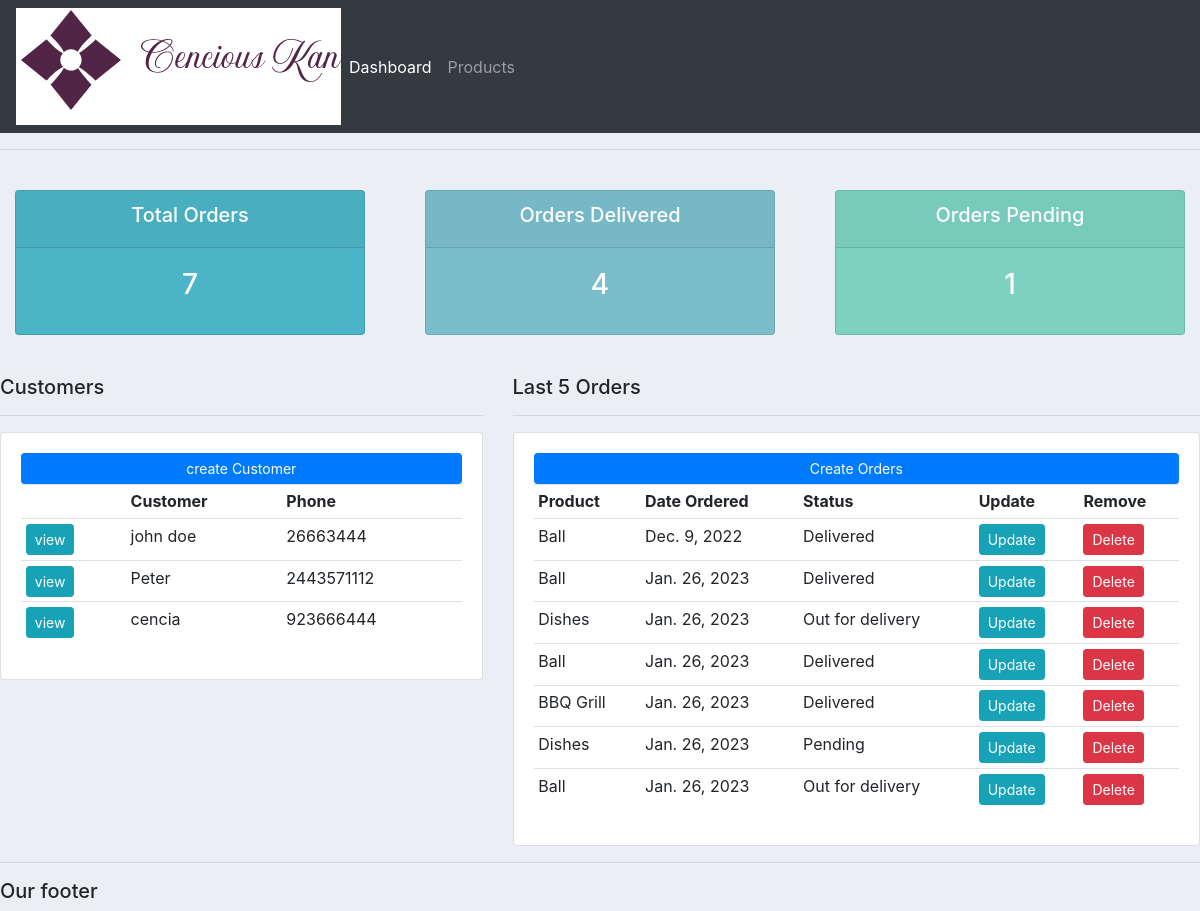
The page / on the database its author committed.
### accounts/models.py (models this page shows, shortened)
class Customer(models.Model):
    name = models.CharField(max_length=200, null=True)
    phone = models.CharField(max_length=200, null=True)
    email = models.EmailField(max_length=200, null=True)
    date_created = models.DateField(auto_now_add=True, null=True)

class Order(models.Model):
    STATUS=(
            ('Pending', 'pending'),
            ('Out for delivery', 'out for delivery'),
            ('Delivered', 'delivered'),
        )
    customer= models.ForeignKey(Customer, null=True, on_delete=models.SET_NULL)
    products= models.ForeignKey(Product, null=True, on_delete=models.SET_NULL)
    date_created=models.DateField(auto_now_add=True, null=True)
    status= models.CharField(max_length=200, null=True, choices=STATUS)

class Product(models.Model):
    CATEGORY=(
        ('Indoor','Indoor'),
        ('Outdoor', 'outdoor'),
    )
    name=models.CharField(max_length=200, null=True)
    price=models.FloatField(null=True)
    category=models.CharField(max_length=200, null=True, choices=CATEGORY)
    description=models.CharField(max_length=200, null=True)
    date_created= models.DateField(auto_now_add=True, null=True)
    tags=models.ManyToManyField(Tag)
    def __str__(self):
        return self.name

### accounts/views.py (the view)
# urls.py: path('',views.home, name="home"),
def home(request):
    orders = Order.objects.all()
    customers = Customer.objects.all()
    total_customers =customers.count()
    total_orders = orders.count()
    delivered = orders.filter(status='Delivered').count()
    pending = orders.filter(status='Pending').count()
    context = {'orders':orders, 'customers':customers,
    'pending':pending,
    'delivered':delivered,'total_orders':total_orders}
    return render(request,'accounts/dashboard.html', context)

### accounts/templates/accounts/dashboard.html
{%extends 'accounts/main.html' %}
{% load static%}
{%block element%}
{% include 'accounts/status.html' %}
<br>
<div class="row">
    <div class="col-md-5">
        <h5>Customers</h5>
        <hr>
        <div class="card card-body">
            <a class="btn btn-primary btn-sm btn-block" href="">create Customer</a>
            <table class="table table-sm">
                <tr>
                    <th></th>
                    <th>Customer</th>
                    <th>Phone</th>
                </tr>
                {% for customer in customers%}
                <tr>
                    <td><a class="btn btn-sm btn-info" href="{% url 'customer' customer.id %}">view</a></td>
                    <td>{{customer.name}} </td>
                    <td>{{customer.phone}} </td>
                </tr>
                {% endfor%}
            </table>
        </div>
    </div>
    <div class="col-md-7">
        <h5>Last 5 Orders</h5>
        <hr>
        <div class="card card-body">
            <a class="btn btn-primary btn-sm btn-block" href="{% url 'create_order' %}">Create Orders</a>
            <table class="table table-sm">
                <tr>
                    <th>Product</th>
                    <th>Date Ordered</th>
                    <th>Status</th>
                    <th>Update</th>
                    <th>Remove</th>
                </tr>
                {% for order in orders%}
                <tr>
                    <td>{{order.products}} </td>
                    <td>{{order.date_created}} </td>
                    <td>{{order.status}} </td>
                    <td><a class="btn btn-sm btn-info" href="{% url 'update_order' order.id %}">Update</a></td>
                    <td><a class="btn btn-sm btn-danger" href="{% url 'delete_order' order.id %}">Delete</a></td>
                </tr>
                {% endfor%}
            </table>
        </div>
    </div>
</div>
{%endblock element%}

### static/css/main.css (style rules this page uses)
body { background-color: #ebeff5; }

### rows shown on the page
Customer: name "john doe", phone "26663444"
Customer: name "Peter", phone "2443571112"
Customer: name "cencia", phone "923666444"
Order: products "Ball", date_created "Dec. 9, 2022", status "Delivered"
Order: products "Ball", date_created "Jan. 26, 2023", status "Delivered"
Order: products "Dishes", date_created "Jan. 26, 2023", status "Out for delivery"
Order: products "Ball", date_created "Jan. 26, 2023", status "Delivered"
Order: products "BBQ Grill", date_created "Jan. 26, 2023", status "Delivered"
Order: products "Dishes", date_created "Jan. 26, 2023", status "Pending"
Order: products "Ball", date_created "Jan. 26, 2023", status "Out for delivery"

### other values the page prints
{{ total_orders }} "7"
{{ delivered }} "4"
{{ pending }} "1"
